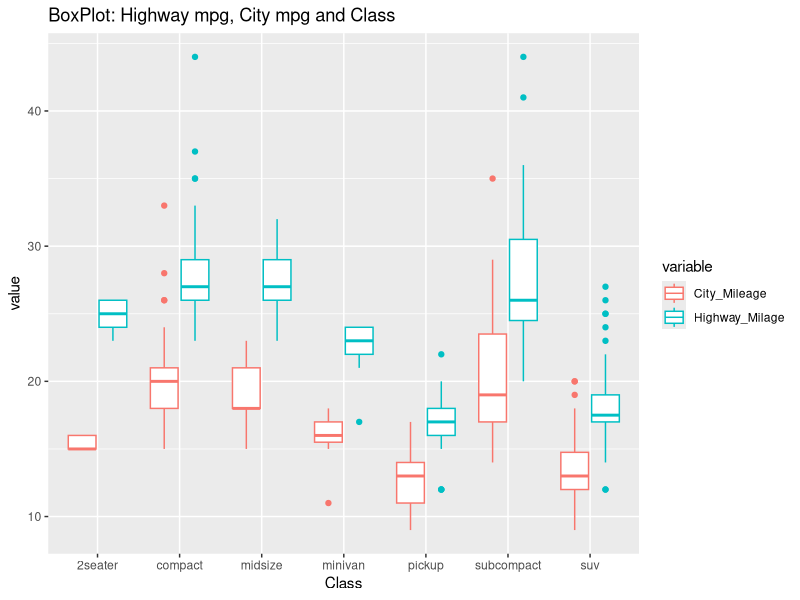

Write R code to recreate this figure.
library(ggplot2)
library(reshape)
library(plyr)
Plot<-function(n)
{
  df <- data.frame(Class = mpg$class,
                   City_Mileage = mpg$cty,
                   Highway_Milage = mpg$hwy)
  
  df <- melt(df ,  id.vars = 'Class')
  
  g_1<-ggplot(df, aes(Class,value)) + geom_boxplot(aes(colour=variable)) +  ggtitle("BoxPlot: Highway mpg, City mpg and Class")
  print(g_1)
}

Plot()
